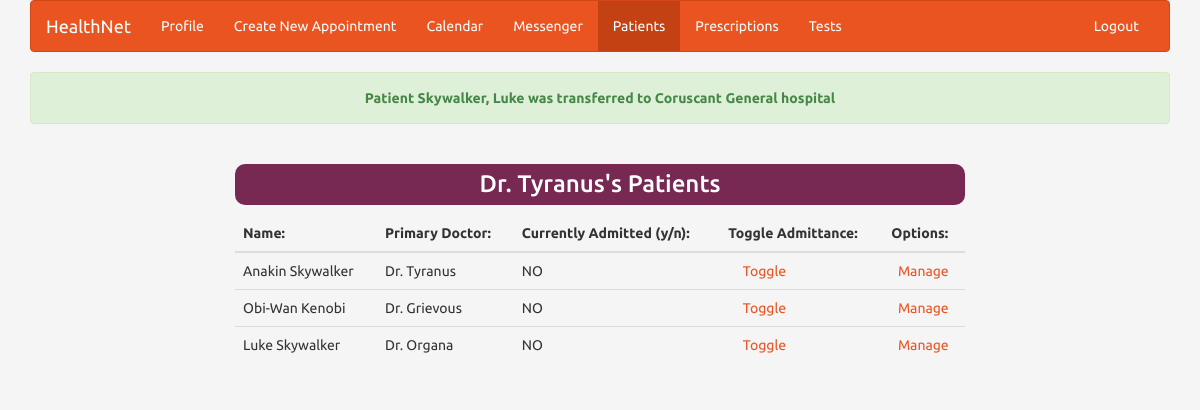
Screenshot of /transfer_patient/3/1 (signed in) with the database file from the repository.
### account/models.py (models this page shows, shortened)
class Patient(models.Model):
    profile = models.ForeignKey(Profile, on_delete=models.CASCADE)
    doctor = models.ForeignKey(Doctor, blank=True, null=True)
    hospital_preferred = models.ForeignKey(Hospital, null=True, blank=True)
    insurance_id = models.CharField(max_length=10, blank=True, null=True)
    height = models.CharField(max_length=5, blank=True, null=True)
    weight = models.CharField(max_length=5, blank=True, null=True)
    age = models.CharField(max_length=3, null=True, blank=True)
    allergies = models.CharField(max_length=50, null=True, blank=True)
    CHOICES = (("YES","YES"),("NO","NO"))
    isAdmitted = models.CharField(max_length=3, null=True, blank=True, choices=CHOICES)
    def __str__(self):
        return self.profile.user.last_name + ", " + self.profile.user.first_name

class Profile(models.Model):
    user = models.ForeignKey(User, on_delete=models.CASCADE)
    streetAddress = models.CharField(max_length=30, blank=True, null=True)
    town = models.CharField(max_length=30, blank=True, null=True)
    zipCode = models.CharField(max_length=5, null=True, blank=True)
    state = models.CharField(max_length=10, blank=True, null=True)
    phoneNumber = models.CharField(max_length=13, null=True, blank=True)
    hospital_assignment = models.ForeignKey(Hospital, null=True, blank=True)

class Doctor(models.Model):
    profile = models.ForeignKey(Profile, on_delete=models.CASCADE, null=True)
    type = models.CharField(max_length=30, blank=True, null=True)

### account/views.py (the view)
# urls.py: url(r'^transfer_patient/(?P<patient_id>[0-9]+)/(?P<hospital_id>[0-9]+)$', account.views.transfer_patient, name="transferpatient"),
def transfer_patient(request, patient_id, hospital_id):
    patient = Patient.objects.filter(id=patient_id)[0]
    hospital = Hospital.objects.filter(id=hospital_id)[0]
    patient.profile.hospital_assignment = hospital
    patient.profile.save()
    msg = "Patient %s was transferred to %s hospital" % (patient, hospital)
    return view_patients(request,msg)

### account/views.py (called while the page is built)
def view_patients(request, message=""):
    user_id = request.user.id
    isNotValid = (Patient.objects.filter(profile__user_id=user_id).count() == 1)
    if isNotValid:
        return redirect('/')
    user_instance = User.objects.get(id=user_id)
    isDoctor = (Doctor.objects.filter(profile__user_id=user_id).count() == 1)
    if isDoctor:
        userType = "Doctor"
        patients = Patient.objects.all()
    else:
        userType = "Nurse"
        nurse_inst = Nurse.objects.filter(profile__user_id=user_id)[0]
        hospital_id = nurse_inst.profile.hospital_assignment
        patients = Patient.objects.filter(profile__hospital_assignment=hospital_id)
    return render(request, "account/patientedit.html",
                  {"user": request.user, "patients": patients, "usertype": userType,"message":message})

### administration/models.py (called while the page is built)
    def __str__(self):
        return self.name

### account/templates/account/patientedit.html (shortened to what this page needs)
{% extends "account/index.html" %}
{% block content %}
    <!DOCTYPE html>
    <html lang="en">
    <head>
        {% load staticfiles %}
        <link rel="stylesheet" type="text/css" href="{% static "css/bootstrap.css" %}"/>
    </head>
    <body style="background-color: whitesmoke">
    {% if  message != "" %}
        <div class="alert alert-success text-center">
            <strong>{{ message }}</strong>
        </div>
    {% endif %}
    <div class="container-fluid col-md-8 col-md-offset-2">
        <h3 class="text-center" style="color: white; background-color: #772953; border-radius: 10px;
            padding-top: 1%; padding-bottom: 1%;">
            {% if usertype == "Doctor" %}
                Dr.
            {% else %}
                Nurse
            {% endif %}
            {{ user.last_name }}'s Patients</h3>
        <table class="table table-responsive table-hover table-smoke-background">
            <thead>
            <tr>
                <th>Name:</th>
                <th class="hidden-xs hidden-sm">Primary Doctor:</th>
                <th class="hidden-xs hidden-sm">Currently Admitted (y/n):</th>
                {% if usertype == "Doctor" %}
                    <th>Toggle Admittance:</th>
                {% endif %}
                <th>Options:</th>
            </tr>
            </thead>
            <tbody>
            {% for patient in patients %}
                <tr>
                    <td>{{ patient.profile.user.first_name }} {{ patient.profile.user.last_name }}</td>
                    <td class="hidden-xs hidden-sm">Dr. {{ patient.doctor.profile.user.last_name }}</td>
                    <td class="hidden-xs hidden-sm">{{ patient.isAdmitted }}</td>
                    {% if usertype == "Doctor" %}
                        <td><a style="margin-top: 1%; float: inherit; margin-left: 10%;"
                               href="/toggle_admittance/{{ patient.id }}">Toggle</a></td>
                    {% endif %}
                    <td><a style="margin-top: 1%; float: inherit; margin-left: 10%;" href="/edit_pat/{{ patient.id }}">Manage</a>
                    </td>
                </tr>
            {% endfor %}
            </tbody>
        </table>
    </div>
    </body>
{% endblock %}

### account/templates/account/index.html (shortened to what this page needs)
<!DOCTYPE html>
<html lang="en">
{% extends "navbar.html" %}
{% block content %}
        {% load staticfiles %}
{% endblock %}

### templates/navbar.html (shortened to what this page needs)
<!DOCTYPE html>
<html lang="en">
<head>
    {% load staticfiles %}
    <link rel="stylesheet" type="text/css" href="{% static "css/bootstrap.css" %}"/>
    <link rel="stylesheet/less" href="{% static "css/bootswatch.less" %}">
</head>
<body>
<div class="container">
    <nav class="navbar navbar-default">
        <div class="container-fluid">
            <div class="navbar-header">
                <a class="navbar-brand" href="/">HealthNet</a>
            </div>
            <div class="collapse navbar-collapse" id="bs-example-navbar-collapse-1">
                <ul class="nav navbar-nav navbar-link">
                    <li class="" id="profile"><a href="/profile">Profile</a></li>
                    <li class="" id="newapp"><a href="/newapp">Create New Appointment</a></li>
                    <li class="" id="cal"><a href="/calendar">Calendar</a></li>
                    <li class="" id="messenger"><a href="/messenger">Messenger</a></li>
                    {% if usertype == "Doctor" or usertype == "Nurse" %}
                        <li class="" id="patientedit"><a href="/patientedit">Patients</a></li>
                        <li class="" id="prescriptions"><a href="/viewprescriptions">Prescriptions</a></li>
                        <li class="" id="tests"><a href="/viewtests">Tests</a></li>
                    {% endif %}
                </ul>
                <ul class="nav navbar-nav navbar-right">
                    <li><a href="/logout">Logout</a></li>
                </ul>
            </div>
        </div>
    </nav>
    {% block content %}
    {% endblock %}
</div>
</body>
</html>

### rows the page displays
Patient: profile.user.first_name "Anakin", profile.user.last_name "Skywalker", doctor.profile.user.last_name "Tyranus", isAdmitted "NO"
Patient: profile.user.first_name "Obi-Wan", profile.user.last_name "Kenobi", doctor.profile.user.last_name "Grievous", isAdmitted "NO"
Patient: profile.user.first_name "Luke", profile.user.last_name "Skywalker", doctor.profile.user.last_name "Organa", isAdmitted "NO"

### other values shown
{{ message }} "Patient Skywalker, Luke was transferred to Coruscant General hospital"
{{ user.last_name }} "Tyranus"
